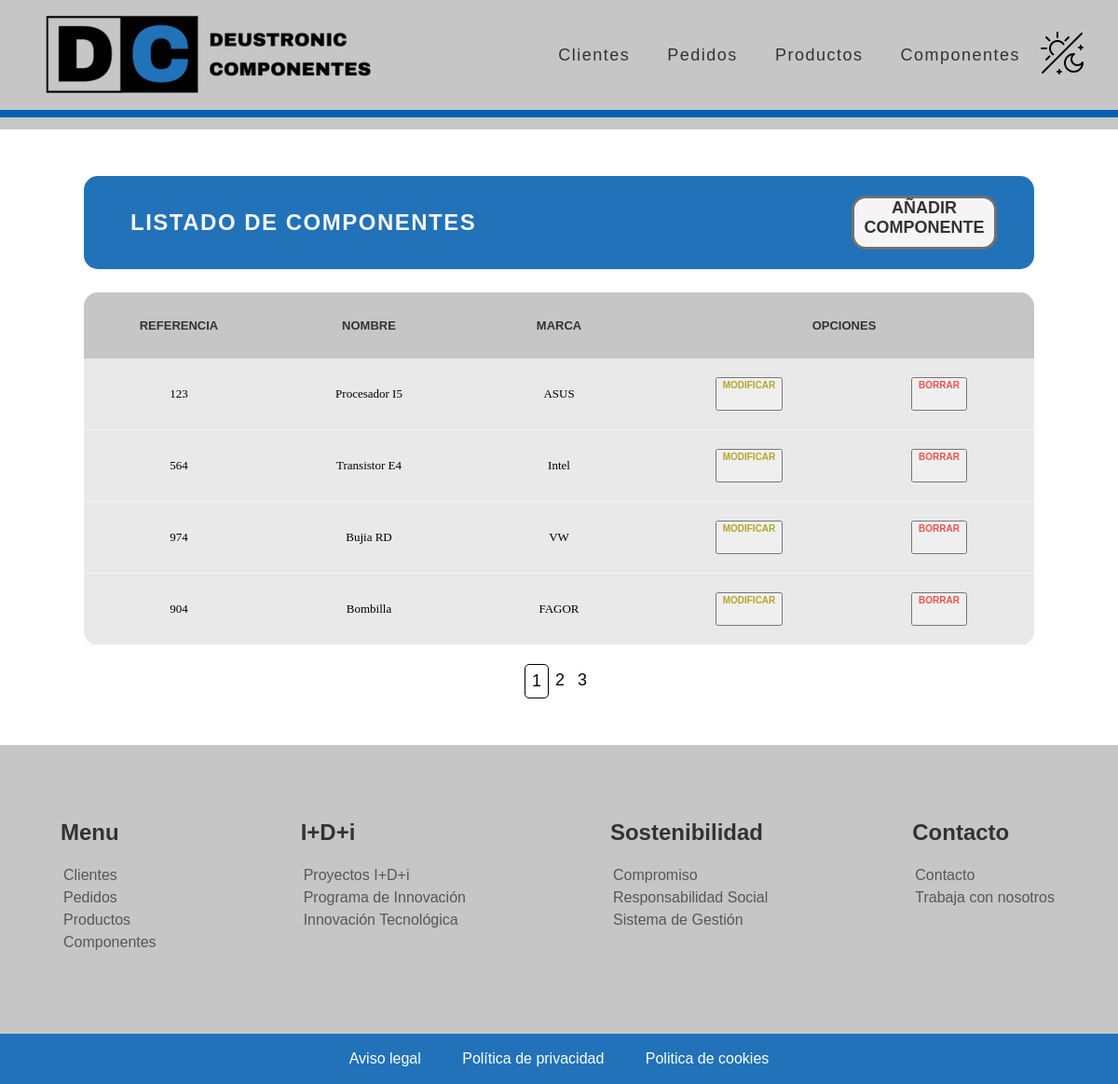
Screenshot of /appGestionPedidos/componente/list with the database file from the repository.
### appGestionPedidos/models.py (models this page shows, shortened)
class Componente(models.Model):
    codigoReferencia = models.IntegerField(unique=True)
    nombreModelo = models.CharField(max_length=16)
    marca = models.CharField(max_length=16)

### appGestionPedidos/views.py (the view)
# urls.py: path('componente/list', views.ComponenteListView.as_view(), name='componente'),
class ComponenteListView(ListView):
    model = Componente
    paginate_by = 4

### appGestionPedidos/templates/appGestionPedidos/componente_list.html (shortened to what this page needs)
{% extends "base.html" %}
{% load static %}
{% block contenido %}
<div class="main_container">
    <div class="main_title_container">
        <div class="main_title">
            <h2>LISTADO DE COMPONENTES</h2>
        </div>
        <a href="/appGestionPedidos/componente/create" alt="crear_cliente">AÑADIR COMPONENTE</a>
    </div>
    <div class="main_table_container">
        {% if componente_list %}
        <table class="main_table">
            <thead>
                <tr>
                    <th>Referencia</th>
                    <th>Nombre</th>
                    <th>Marca</th>
                    <th class="main_table_esp_1" colspan="2">Opciones</th>
                </tr>
            </thead>
            {% for componente in componente_list %}
            <tbody class="main_table_contenido">
                <tr>
                    <td>{{ componente.codigoReferencia }}</td>
                    <td>{{ componente.nombreModelo }}</td>
                    <td>{{ componente.marca }}</td>
                    <td class="main_table_esp_modificar">
                        <button><a href="/appGestionPedidos/modificar-componente/{{ componente.id }}">MODIFICAR</a></button>
                    </td>
                    <td class="main_table_esp_borrar">
                        <button><a class="btnEliminacion" href="/appGestionPedidos/eliminar-componente/{{ componente.id }}">BORRAR</a></button>
                    </td>
                </tr>
            </tbody>
            {% endfor %}
        </table>
        {% else %}
        <p>No hay componentes creados.</p>
        {% endif %}
    </div>
    {% if is_paginated %}
    <div class="pagination">
        {% for i in paginator.page_range %}
        <a {% if page_obj.number == i %} class="active" {% endif %} href="?page={{i}}">{{ i }}</a>
        {% endfor %}
    </div>
    {% endif %}
</div>
{% endblock %}

### appGestionPedidos/static/CSS/estilos_base.css (style rules this page uses)
a:link, a:visited { text-decoration: none; }
body { margin: 0px 0px; }

### appGestionPedidos/static/CSS/estilos_main.css (style rules this page uses)
.main_container { width: 85%; max-width: 1300px; margin: 50px auto; text-align: justify; justify-content: center; }
.main_title_container { display: flex; align-items: center; justify-content: space-between; background-color: #2172b9; border-radius: 15px; height: 100px; }
.main_title_container a { align-items: center; text-align: center; height: 52px; width: 150px; margin-right: 40px; font-size: large; font-weight: 800; color:#333333; font-family: sans-serif; background-color:whitesmoke; border-color: #333333af; border-width: 3px; border-style: solid; border-radius: 15px; }
.main_title { display: flex; align-items: center; vertical-align: middle; color: whitesmoke; padding-left: 50px; }
.main_title h2 { vertical-align: middle; font-family: sans-serif; font-size: x large; letter-spacing: 1.5px; }
.main_table_container { margin-top: 25px; display: flex; background-color: #d4d4d483; border-radius: 15px; border: solid 1px rgba(255. 255, 255, 0.2); }
.main_table { width: 100%; font-size: 14px; table-layout: fixed; border-collapse: collapse; }
.main_table thead { background: #c6c6c6; }
.main_table th { padding: 28px 28px; font-weight: 775; font-family: sans-serif; font-size: medium; text-align: center; text-transform: uppercase; color:#333333; }
.main_table th:first-child { border-top-left-radius: 15px; }
.main_table th:last-child { border-top-right-radius: 15px; }
.main_table td { margin: 40px 70px; padding: 20px 0px; font-size: medium; text-align: center; border-bottom: solid 1px whitesmoke; }
.main_table_contenido a { display: block; width: 60; height: 30px; border-radius: 10px; font-family: sans-serif; font-weight: 700; }
.main_table_esp_modificar a { font-size: medium; font-weight: 800; color: #b7a52c; font-family: sans-serif; border-radius: 15px; }
.main_table_esp_borrar a { font-size: medium; font-weight: 800; color:#ef0909af; font-family: sans-serif; }
.pagination { display: flex; justify-content: center; padding-top: 20px; font-family: sans-serif; }
.pagination a { padding: 7px; font-size: large; color: #040404; justify-content: center; }
.active { border: 1px solid black; border-radius: 5px; }

### appGestionPedidos/static/CSS/media_queries.css (style rules this page uses)
@media only screen and (max-width: 1200px) { .main_table th { font-weight: 775; font-family: sans-serif; font-size: small; text-align: center; text-transform: uppercase; color:#333333; } }
@media only screen and (max-width: 1200px) { .main_table td { margin: 40px 70px; padding: 20px 0px; font-size: small; text-align: center; border-bottom: solid 1px whitesmoke; } }
@media only screen and (max-width: 1200px) { .main_table_esp_modificar a { font-size: x-small; font-weight: 800; color: #b7a52c; font-family: sans-serif; border-radius: 15px; } }
@media only screen and (max-width: 1200px) { .main_table_esp_borrar a { font-size: x-small; font-weight: 800; color:#ef0909af; font-family: sans-serif; } }

### rows the page displays
Componente: codigoReferencia "123", nombreModelo "Procesador I5", marca "ASUS"
Componente: codigoReferencia "564", nombreModelo "Transistor E4", marca "Intel"
Componente: codigoReferencia "974", nombreModelo "Bujia RD", marca "VW"
Componente: codigoReferencia "904", nombreModelo "Bombilla", marca "FAGOR"

### other values shown
{{ i }} "1" "2" "3"
